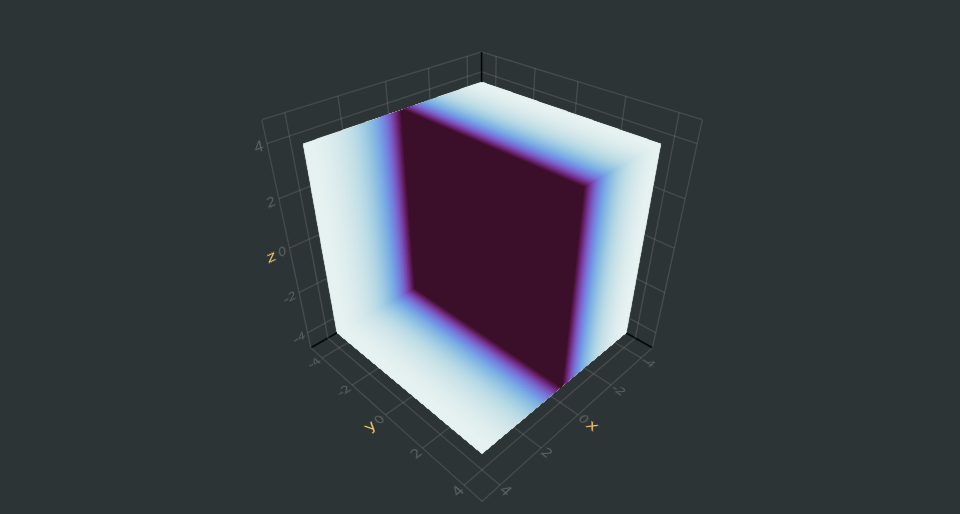

Write the Julia code that produced this figure.
#=
@author : PseudoCodeNerd

Description:
Create a Makie.jl program utilizing as many attributes as possible.
Some of the docs for Makie.jl reference attributes that you can use. However, the actual usage of those attributes may not be clear to some people. Create an example Makie.jl program and corresponding blog post/GitHub gist(or just comments in the code) that explain the code and utilizes as many possible different parts of Makie as possible. The overarching goal is to show how to reference and use as many attributes as possible available in Makie.jl.

Attributes utilised are listed below : 
backgroundcolor, algorithm, colormap, linewidth, visible
textcolor, color, align, textsize, save (for saving image.)

=#


using Makie



# Defining the Range of Values for our object.
R = LinRange(-4, 4, 100);  

# Declaring our coloring function
# Here, I'm using the charge density function because it was taught 
# to us in school today. 
charge_den(x, y, z) = exp(-(abs(x))) 

# Creating a scene for our plot and setting a dark background.
scene = Scene(backgroundcolor = "#2d3436")

# http://makie.juliaplots.org/dev/functions-overview.html#volume-1
#Creating our volume object using several attributes. The algorithm used is MaximumIntensityProjection.
# You can play around with the colormaps from here http://makie.juliaplots.org/dev/colors.html#
volume!(scene, R, R, R, charge_den, algorithm = :mip, colormap = :dense, linewidth = 4, visible = true)

# Giving a title to our scene. It is also controlled by several attributes like :
# alignment, size of text, fontFamily
scene_title = title(scene, "Example of Volume plot using MIP Algorithm.", backgroundcolor = "#2d3436", color = "#fdcb6e", align = (:center, :center), font = :Tahoma, textsize = 20)

#Changing color of axis to white so that it is visible on our background.
scene[Axis].names.textcolor = "#fdcb6e" 

scene # show scene
scene_title # show the scene_title
